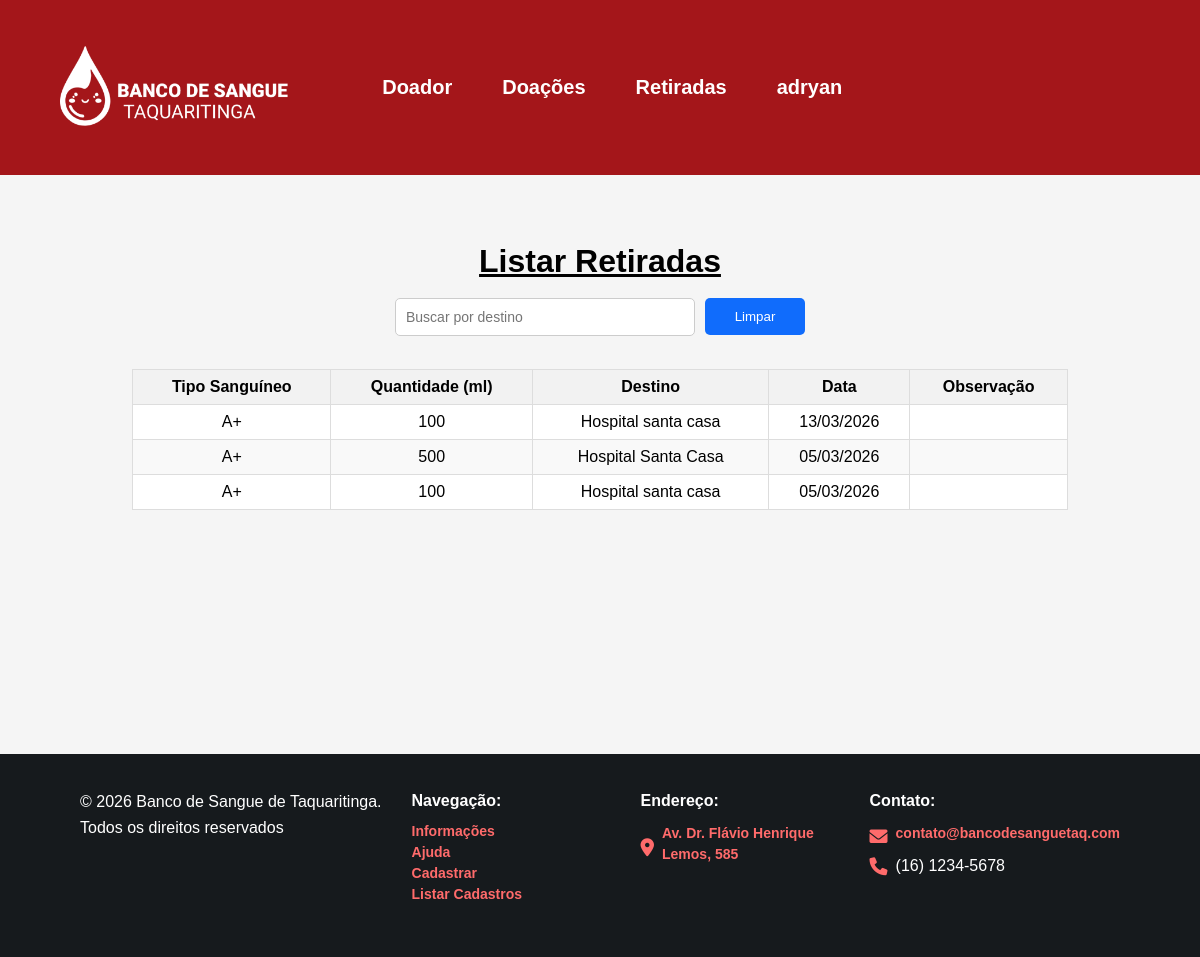
The page /sistema.php?page=viewretirada (signed in) on the database its author committed.
### tables this page shows
CREATE TABLE `retiradas` (
  `id` int(10) UNSIGNED NOT NULL,
  `tipo_sangue` varchar(4) NOT NULL,
  `quantidade_ml` int(11) NOT NULL,
  `data_retirada` date NOT NULL,
  `destino` varchar(100) DEFAULT NULL,
  `observacao` text DEFAULT NULL,
  `created_at` timestamp NOT NULL DEFAULT current_timestamp()
);

### listar-retiradas.php (the view, shortened to what this page needs)
<h1 id="path2" style="text-align: center;">Listar Retiradas</h1>
<br>
<div class="search-container" style="display: flex; justify-content: center;">
    <input type="text" id="searchInput" placeholder="Buscar por destino" class="form-control" onkeyup="filterTable()" style="width: 300px;">
    <button onclick="clearSearch()" class="btnlimp">Limpar</button>
</div>
<br>
<div style="display: flex; justify-content: center;">
<table class='table' id="dataTable" style="width: 90%; max-width: 1000px;">
<thead>
<tr>
<th style="text-align:center;">Tipo Sanguíneo</th>
<th style="text-align:center;">Quantidade (ml)</th>
<th style="text-align:center;">Destino</th>
<th style="text-align:center;">Data</th>
<th style="text-align:center;">Observação</th>
</tr>
</thead>
<tbody>
<?php
$sql = "SELECT * FROM retiradas ORDER BY data_retirada DESC";
$res = $conn->query($sql);
$qtd = $res->num_rows;
if ($qtd > 0) {
    while ($row = $res->fetch_object()) {
        echo "<tr>";
        echo "<td style='text-align:center;'>".$row->tipo_sangue."</td>";
        echo "<td style='text-align:center;'>".$row->quantidade_ml."</td>";
        echo "<td style='text-align:center;'>".htmlspecialchars($row->destino)."</td>";
        echo "<td style='text-align:center;'>".date("d/m/Y", strtotime($row->data_retirada))."</td>";
        echo "<td style='text-align:center;'>".htmlspecialchars($row->observacao)."</td>";
        echo "</tr>";
    }
} else {
echo "<tr>
<td colspan='5' class='text-center alert alert-danger'>
Não há retiradas registradas!
</td>
</tr>";
}
?>
</tbody>
</table>
</div>

### style.css (style rules this page uses)
body, html { margin: 0; padding: 0; box-sizing: border-box; background-color: #F5F5F5; height: 100%; font-family: Arial, sans-serif; transition: opacity 0.5s ease-out; }
*, *::before, *::after { box-sizing: border-box; }
.input-field, input[type="text"], input[type="email"], input[type="date"], select { width: 100%; padding: 10px; border: 1px solid #ccc; border-radius: 5px; box-sizing: border-box; font-size: 14px; margin-bottom: 15px; }
.table { background-color: white; border-collapse: collapse; width: 100%; }
.table th, .table td { border: 1px solid #ddd; padding: 8px; }
.table th { background-color: #f2f2f2; text-align: center; }
.table tr:nth-child(even) { background-color: #f9f9f9; }
.btnlimp { margin-left: 10px; color: white; background-color: #106cfc; border: none; border-radius: 5px; width: 100px; height: 37px; }
#path2 { text-decoration-line: underline; margin: 0 10%; padding-top: 2rem; width: auto; box-sizing: border-box; text-align: center; }

### rows shown on the page
retiradas: tipo_sangue "A+", quantidade_ml "100", destino "Hospital santa casa", data_retirada "13/03/2026"
retiradas: tipo_sangue "A+", quantidade_ml "500", destino "Hospital Santa Casa", data_retirada "05/03/2026"
retiradas: tipo_sangue "A+", quantidade_ml "100", destino "Hospital santa casa", data_retirada "05/03/2026"

### other values the page prints
$_SESSION['usuario'] "adryan"
